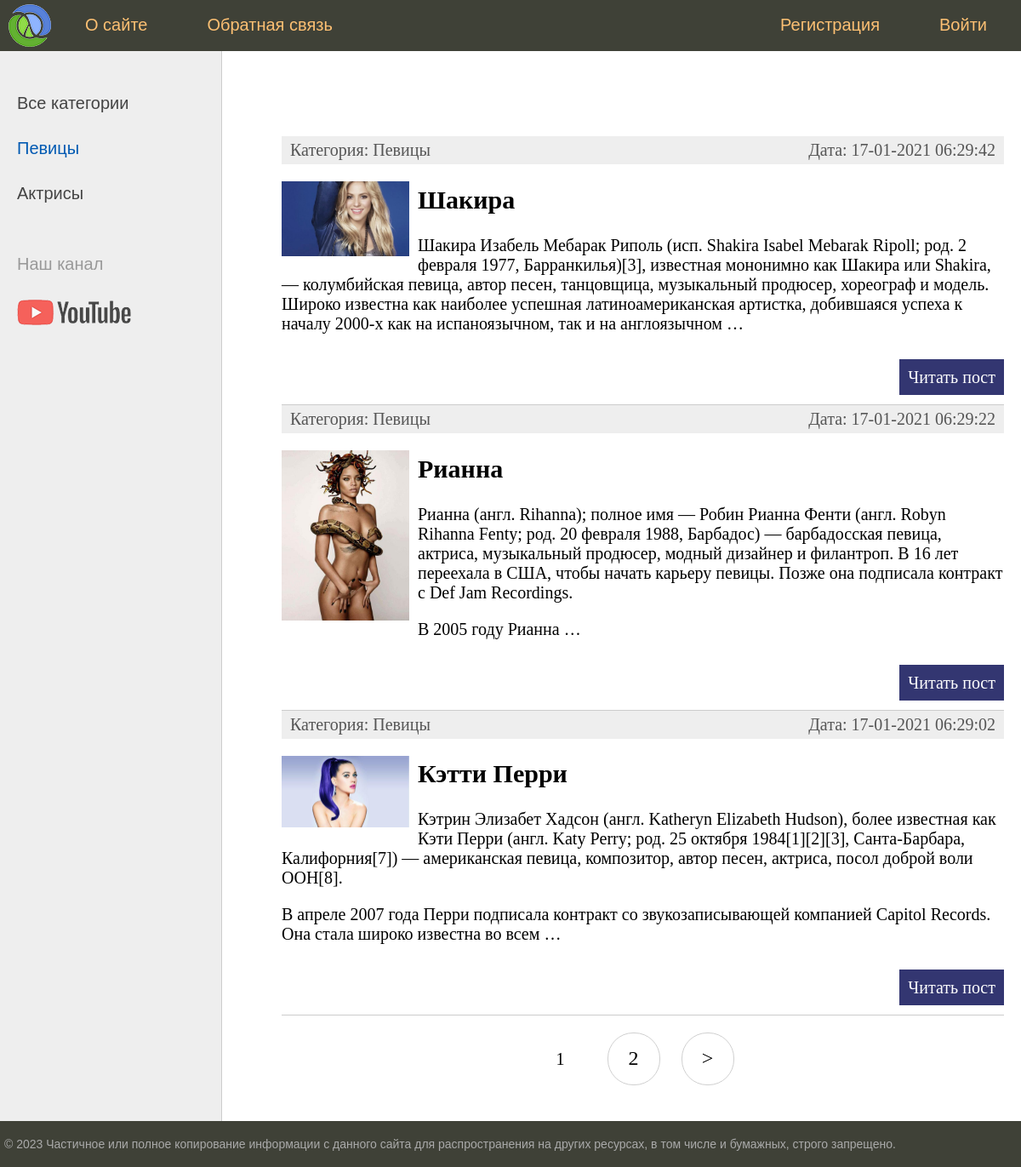
/category/pevicy, run on the app's committed database.
### women/models.py (models this page shows, shortened)
class Category(models.Model):
    name = models.CharField(max_length=100, db_index=True)
    slug = models.SlugField(max_length=255, unique=True, db_index=True, verbose_name='URL')
    def __str__(self):
        return self.name
    def get_absolute_url(self):
        return reverse('category', kwargs={'cat_slug': self.slug})
    class Meta:
        verbose_name = 'Категория'
        verbose_name_plural = 'Категории'
        ordering = ['name',]

class Women(models.Model):
    title = models.CharField(max_length=255, verbose_name='Заголовок')
    slug = models.SlugField(max_length=255, unique= True, db_index= True ,verbose_name='URL')
    content = models.TextField(blank=True, verbose_name='Содержание')
    photo = models.ImageField(upload_to='photos/%Y/%m/%d', verbose_name='Фото')
    time_create = models.DateTimeField(auto_now_add=True, verbose_name='Время создания')
    time_update = models.DateTimeField(auto_now=True, verbose_name='Время обновления')
    is_published = models.BooleanField(default=True, verbose_name='Опубликовано')
    cat = models.ForeignKey('Category', on_delete=models.PROTECT,  verbose_name='Категория')
    def get_absolute_url(self):
        return reverse('post', kwargs={'post_slug': self.slug})
    class Meta:
        verbose_name = 'Известные женщины'
        verbose_name_plural = 'Известные женщины'
        ordering = ['-time_create', 'title']

### women/views.py (the view)
# urls.py: path('category/<slug:cat_slug>', WomenCategory.as_view(), name='category')
class WomenCategory(DataMixin, ListView):
    model = Women
    template_name = 'women/index.html'
    context_object_name = 'posts'
    allow_empty = False
    def get_context_data(self, *, object_list=None, **kwargs):
        context = super().get_context_data(**kwargs)
        c = Category.objects.get(slug=self.kwargs['cat_slug'])
        c_def = self.get_user_context(title='Категория - ' + str(c.name),
                                      cat_selected=c.pk)
        context = dict(list(context.items()) + list(c_def.items()))
        return context
    def get_queryset(self):
        return Women.objects.filter(cat__slug=self.kwargs['cat_slug'], is_published=True).select_related('cat')

### women/templatetags/women_tags.py (called while the page is built)
@register.inclusion_tag('women/list_categories.html')
def show_categories(sort=None, cat_selected=0):
    if not sort:
        cats = Category.objects.all()
    else:
        cats = Category.objects.order_by(sort)
    return {'cats': cats, 'cat_selected': cat_selected}

@register.inclusion_tag('women/menu.html', takes_context=True)
def show_menu(context):
    request = context['request']
    if not request.user.is_authenticated:
        menu = [{'title': 'О сайте', 'url_name': 'about'},
                {'title': 'Обратная связь', 'url_name': 'contact'},
                {'title': 'Войти', 'url_name': 'login'},
                {'title': 'Регистрация', 'url_name': 'register'}]
    else:
        menu = [{'title': 'О сайте', 'url_name': 'about'},
                {'title': 'Добавить статью', 'url_name': 'add_page'},
                {'title': 'Обратная связь', 'url_name': 'contact'},
                {'title': 'Выйти', 'url_name': 'logout'},
                {'title': request.user.username, 'url_name': 'home'}]
    return {'menu': menu}

### women/utils.py (called while the page is built)
    def get_user_context(self, **kwargs):
        context = kwargs
        cats = cache.get('cats')
        if not cats:
            cats = Category.objects.all()
            cache.set('cats', cats, 60)
        context['cats'] = cats
        if 'cat_selected' not in context:
            context['cat_selected'] = 0
        return context

### women/templates/women/index.html (shortened to what this page needs)
{% extends 'women/base.html' %}
{% block content %}
<ul class="list-articles">
    {% for p in posts %}
    <li>
        <div class="article-panel">
            <p class="first">Категория: {{p.cat}}</p>
            <p class="last">Дата: {{p.time_update|date:"d-m-Y H:i:s"}}</p>
        </div>
        {% if p.photo %}
        <p><img class="img-article-left thumb" src="{{p.photo.url}}"></p>
        {% endif %}
        <h2>{{p.title}}</h2>
        {% autoescape on %}
        {{p.content|linebreaks|truncatewords:50}}
        {% endautoescape %}
        <p class="link-read-post"><a href="{{ p.get_absolute_url }}">Читать пост</a></p>
    </li>
    {% endfor %}
</ul>
{% endblock %}

### women/templates/women/list_categories.html
{% for c in cats %}
{% if c.pk == cat_selected %}
<li class="selected">{{c.name}}</li>
{% else %}
<li><a href="{{ c.get_absolute_url }}">{{c.name}} </a></li>
{% endif %}
{% endfor %}

### women/static/women/css/styles.css (style rules this page uses)
html, body { font-family: 'Arial'; margin: 0; padding: 0; height: 100%; width: 100%; color: #444; }
a { color: #0059b2; text-decoration: none; }
img { max-width: 600px; height: auto; }
img.img-article-left { max-width: 300px; height: auto; float: left; padding: 0 10px 10px 0; }
img.img-article-left.thumb { max-width: 150px; height: auto; }
p.link-read-post { text-align: right; }
p.link-read-post a { padding: 10px; min-width: 100px; background: #333671; color: #fff; text-decoration: none; }
div.article-panel { background: #eee; padding: 5px 10px 5px 10px; box-sizing: border-box; overflow: hidden; color: #555; }
div.article-panel p.first { margin: 0; float: left; }
div.article-panel p.last { margin: 0; float: right; }
ul.list-articles { list-style: none; margin: 0; padding: 0; }
ul.list-articles li { border-bottom: 1px solid #ccc; }
.left-chapters ul li { margin: 30px 0 0 0; color: #999; }
.left-chapters ul li.selected { color: #0059b2; }
.left-chapters ul li a { color: #444; text-decoration: none; }

### data on the page
Category: name "Певицы"
Category: name "Актрисы"
Women: cat "Певицы", time_update "17-01-2021 06:29:42", photo (picture), title "Шакира", content "Шакира Изабель Мебарак Риполь (исп. Shakira Isabel Mebarak Ripoll; род. 2 февраля 1977, Барранкилья)[3], известная мононимно как Шакира или Shakira, — колумбийская певица, автор песен, танцовщица, музыкальный продюсер, хореограф и модель. Широко известна как наиболее успешная латиноамериканская артистка, добившаяся успеха к началу 2000-х как на испаноязычном, так и на англоязычном …"
Women: cat "Певицы", time_update "17-01-2021 06:29:22", photo (picture), title "Рианна", content "Рианна (англ. Rihanna); полное имя — Робин Рианна Фенти (англ. Robyn Rihanna Fenty; род. 20 февраля 1988, Барбадос) — барбадосская певица, актриса, музыкальный продюсер, модный дизайнер и филантроп. В 16 лет переехала в США, чтобы начать карьеру певицы. Позже она подписала контракт с Def Jam Recordings. В 2005 году Рианна …"
Women: cat "Певицы", time_update "17-01-2021 06:29:02", photo (picture), title "Кэтти Перри", content "Кэтрин Элизабет Хадсон (англ. Katheryn Elizabeth Hudson), более известная как Кэти Перри (англ. Katy Perry; род. 25 октября 1984[1][2][3], Санта-Барбара, Калифорния[7]) — американская певица, композитор, автор песен, актриса, посол доброй воли ООН[8]. В апреле 2007 года Перри подписала контракт со звукозаписывающей компанией Capitol Records. Она стала широко известна во всем …"

### other printed values
{{ m.title }} "О сайте" "Обратная связь"
{{ m.title }} "Войти" "Регистрация"
{{ p }} "1"
{{ p }} "2"
